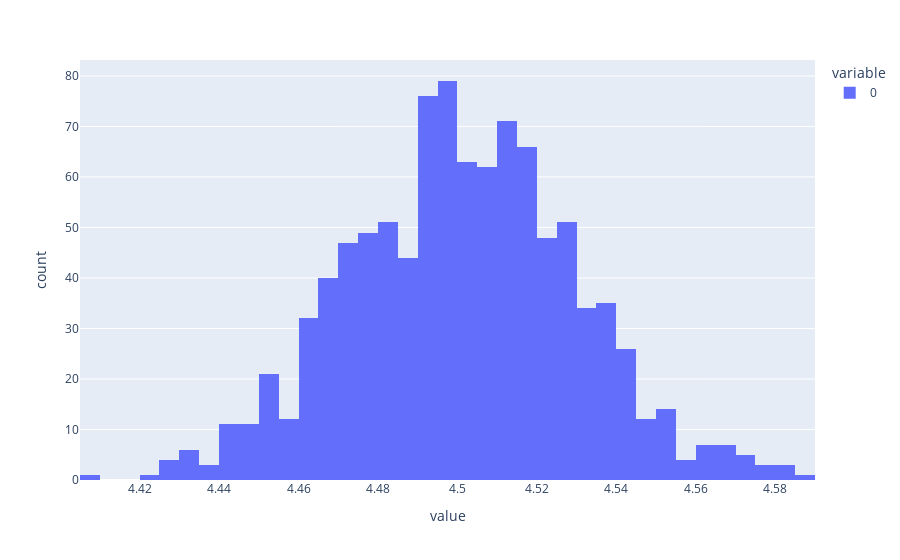

Here is the notebook cell this chart was saved with:
### Markdown cell above
22. Now, create a loop with 1000 iterations. At each iteration:\
Draw a new sample of 10.000 values drawn from a (continuous) uniform distribution in the interval [0, 10]\
Compute the sample's mean (hint: numpy arrays have many useful methods to compute basic statistics)\
Store the mean value into a list named mean_values.\
In the end, you must get a list named mean_values containing 1000 elements. The cell after will allow you to visualize the distribution of the elements in mean_values.
```
px.histogram(mean_values)
```

### Code cell
mean_values = []

for i in range(1000):
    X = np.random.randint(0,10,10000)
    X = np.mean(X)
    
    mean_values.append(X)
    
print(mean_values)

px.histogram(mean_values)

### Figure 1 — Plotly figure (JSON) as saved in the notebook; plotly's stock layout.template omitted (floating-point values rounded to 4 significant figures; data arrays with more than 128 entries replaced by an {"elided": "..."} marker saying what was removed)
{"data": [{"alignmentgroup": "True", "bingroup": "x", "hovertemplate": "variable=0<br>value=%{x}<br>count=%{y}<extra></extra>", "legendgroup": "0", "marker": {"color": "#636efa", "pattern": {"shape": ""}}, "name": "0", "offsetgroup": "0", "orientation": "v", "showlegend": true, "type": "histogram", "x": {"elided": "1000 float values"}, "xaxis": "x", "yaxis": "y"}], "layout": {"barmode": "relative", "legend": {"title": {"text": "variable"}, "tracegroupgap": 0}, "margin": {"t": 60}, "xaxis": {"anchor": "y", "domain": [0, 1], "title": {"text": "value"}}, "yaxis": {"anchor": "x", "domain": [0, 1], "title": {"text": "count"}}}}
